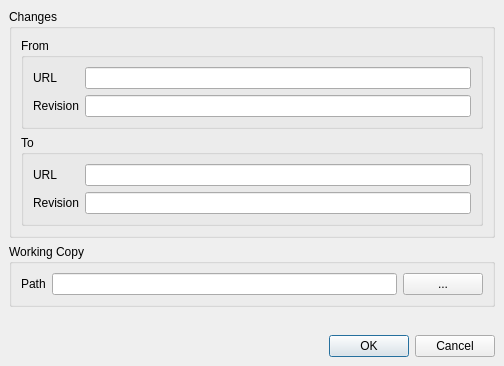
<ui version="4.0" >
 <class>Merge</class>
 <widget class="QDialog" name="Merge" >
  <property name="geometry" >
   <rect>
    <x>0</x>
    <y>0</y>
    <width>504</width>
    <height>366</height>
   </rect>
  </property>
  <property name="windowTitle" >
   <string>Merge</string>
  </property>
  <layout class="QGridLayout" >
   <property name="margin" >
    <number>9</number>
   </property>
   <property name="spacing" >
    <number>6</number>
   </property>
   <item row="2" column="0" >
    <spacer>
     <property name="orientation" >
      <enum>Qt::Vertical</enum>
     </property>
     <property name="sizeHint" >
      <size>
       <width>20</width>
       <height>21</height>
      </size>
     </property>
    </spacer>
   </item>
   <item row="3" column="0" >
    <widget class="QDialogButtonBox" name="buttonBox" >
     <property name="orientation" >
      <enum>Qt::Horizontal</enum>
     </property>
     <property name="standardButtons" >
      <set>QDialogButtonBox::Cancel|QDialogButtonBox::NoButton|QDialogButtonBox::Ok</set>
     </property>
    </widget>
   </item>
   <item row="1" column="0" >
    <widget class="QGroupBox" name="groupBoxWc" >
     <property name="title" >
      <string>Working Copy</string>
     </property>
     <layout class="QGridLayout" >
      <property name="margin" >
       <number>9</number>
      </property>
      <property name="spacing" >
       <number>6</number>
      </property>
      <item row="0" column="0" >
       <layout class="QHBoxLayout" >
        <property name="margin" >
         <number>0</number>
        </property>
        <property name="spacing" >
         <number>6</number>
        </property>
        <item>
         <widget class="QLabel" name="labelWcPath" >
          <property name="text" >
           <string>Path</string>
          </property>
         </widget>
        </item>
        <item>
         <widget class="QLineEdit" name="editWcPath" />
        </item>
        <item>
         <widget class="QPushButton" name="buttonWcPath" >
          <property name="text" >
           <string>...</string>
          </property>
         </widget>
        </item>
       </layout>
      </item>
     </layout>
    </widget>
   </item>
   <item row="0" column="0" >
    <widget class="QGroupBox" name="groupBoxChanges" >
     <property name="title" >
      <string>Changes</string>
     </property>
     <layout class="QGridLayout" >
      <property name="margin" >
       <number>9</number>
      </property>
      <property name="spacing" >
       <number>6</number>
      </property>
      <item row="1" column="0" >
       <widget class="QGroupBox" name="groupBoxTo" >
        <property name="title" >
         <string>To</string>
        </property>
        <layout class="QGridLayout" >
         <property name="margin" >
          <number>9</number>
         </property>
         <property name="spacing" >
          <number>6</number>
         </property>
         <item row="1" column="1" >
          <widget class="QLineEdit" name="editToRevision" />
         </item>
         <item row="0" column="1" >
          <widget class="QLineEdit" name="editToUrl" />
         </item>
         <item row="1" column="0" >
          <widget class="QLabel" name="labelToRevision" >
           <property name="text" >
            <string>Revision</string>
           </property>
          </widget>
         </item>
         <item row="0" column="0" >
          <widget class="QLabel" name="labelToURL" >
           <property name="text" >
            <string>URL</string>
           </property>
          </widget>
         </item>
        </layout>
       </widget>
      </item>
      <item row="0" column="0" >
       <widget class="QGroupBox" name="groupBoxFrom" >
        <property name="title" >
         <string>From</string>
        </property>
        <layout class="QGridLayout" >
         <property name="margin" >
          <number>9</number>
         </property>
         <property name="spacing" >
          <number>6</number>
         </property>
         <item row="1" column="1" >
          <widget class="QLineEdit" name="editFromRevision" />
         </item>
         <item row="0" column="1" >
          <widget class="QLineEdit" name="editFromUrl" />
         </item>
         <item row="1" column="0" >
          <widget class="QLabel" name="labelFromRevision" >
           <property name="text" >
            <string>Revision</string>
           </property>
          </widget>
         </item>
         <item row="0" column="0" >
          <widget class="QLabel" name="labelFromURL" >
           <property name="text" >
            <string>URL</string>
           </property>
          </widget>
         </item>
        </layout>
       </widget>
      </item>
     </layout>
    </widget>
   </item>
  </layout>
 </widget>
 <resources/>
 <connections>
  <connection>
   <sender>buttonBox</sender>
   <signal>accepted()</signal>
   <receiver>Merge</receiver>
   <slot>accept()</slot>
   <hints>
    <hint type="sourcelabel" >
     <x>248</x>
     <y>254</y>
    </hint>
    <hint type="destinationlabel" >
     <x>157</x>
     <y>274</y>
    </hint>
   </hints>
  </connection>
  <connection>
   <sender>buttonBox</sender>
   <signal>rejected()</signal>
   <receiver>Merge</receiver>
   <slot>reject()</slot>
   <hints>
    <hint type="sourcelabel" >
     <x>316</x>
     <y>260</y>
    </hint>
    <hint type="destinationlabel" >
     <x>286</x>
     <y>274</y>
    </hint>
   </hints>
  </connection>
 </connections>
</ui>
